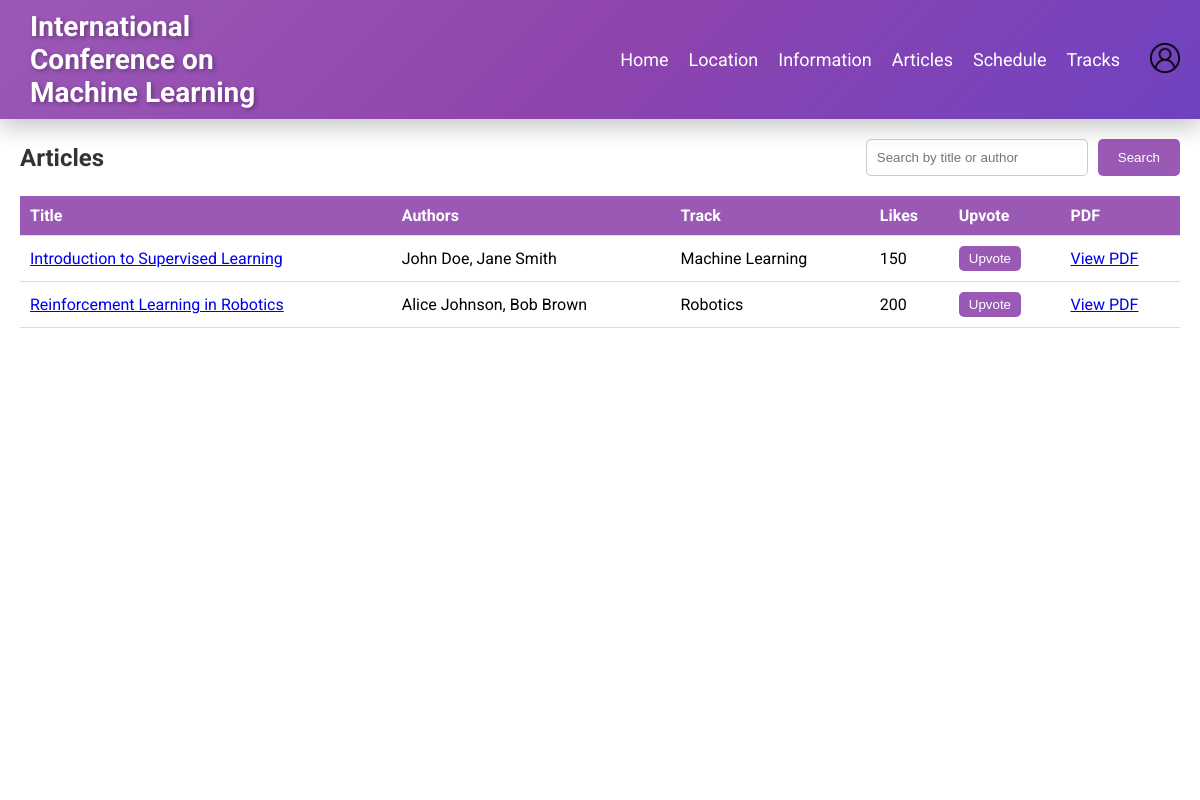
The app's page /articles.php, older data.
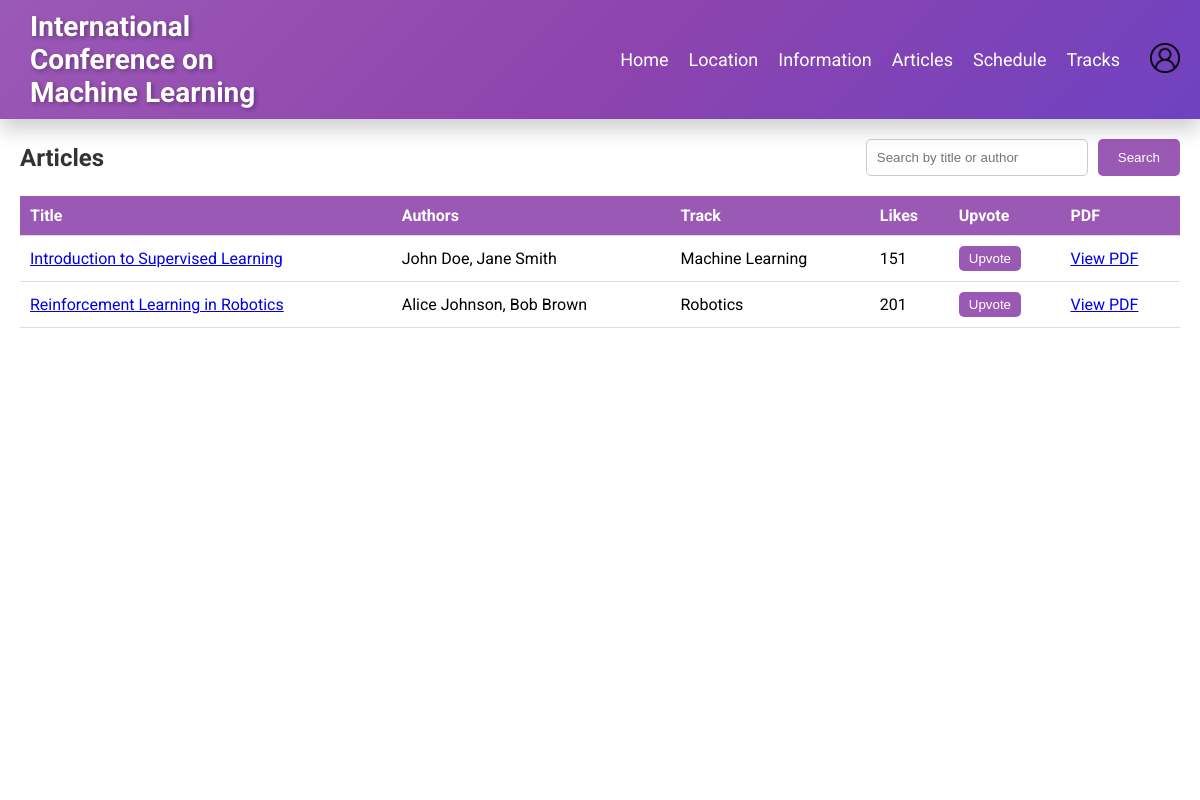
The same page, newer data.
### tables this page shows
CREATE TABLE `conference` (
  `id` int(11) NOT NULL,
  `name` varchar(255) NOT NULL,
  `location` varchar(255) NOT NULL,
  `start_date` date NOT NULL,
  `end_date` date NOT NULL,
  `inviting_paragraph` text DEFAULT NULL,
  `full_address` text NOT NULL DEFAULT '',
  `city` text NOT NULL DEFAULT '',
  `venue_name` text NOT NULL DEFAULT '',
  `venue_description` text NOT NULL DEFAULT '',
  `venue_contact` text NOT NULL DEFAULT '',
  `image_url` text NOT NULL DEFAULT '',
  `additional_info` text NOT NULL DEFAULT ''
);

CREATE TABLE `articles` (
  `id` int(11) NOT NULL,
  `track_id` int(11) NOT NULL,
  `title` varchar(255) NOT NULL,
  `authors` varchar(250) NOT NULL,
  `description` varchar(2000) DEFAULT NULL,
  `pdf_link` varchar(255) DEFAULT NULL,
  `likes` int(11) DEFAULT 0,
  `image_url` text DEFAULT NULL
);

CREATE TABLE `tracks` (
  `id` int(11) NOT NULL,
  `conference_id` int(11) NOT NULL,
  `name` varchar(255) NOT NULL,
  `description` text DEFAULT NULL
);

### articles.php (the view, shortened to what this page needs)
<?php
include 'config.php';
$conference = $conn->query("SELECT * FROM conference WHERE id = 1")->fetch_assoc();
$search_query = "";
$search_result = null;
if ($_SERVER['REQUEST_METHOD'] == 'POST') {
    $search_query = $_POST['search'];
    $stmt = $conn->prepare("SELECT articles.*, tracks.name AS track_name FROM articles
                            JOIN tracks ON articles.track_id = tracks.id
                            WHERE articles.title LIKE ? OR articles.authors LIKE ?");
    $search_term = "%" . $search_query . "%";
    $stmt->bind_param("ss", $search_term, $search_term);
    $stmt->execute();
    $search_result = $stmt->get_result();
} else {
    $search_result = $conn->query("SELECT articles.*, tracks.name AS track_name FROM articles
                                   JOIN tracks ON articles.track_id = tracks.id");
}
?>
<!DOCTYPE html>
<html lang="en">
<head>
    <link rel="stylesheet" href="css/styles.css">
</head>
<body>
    <div class="wrapper">
        <?php include 'header.php'; ?>
        <main>
            <div class="main-container">
                <div class="article-header">
                    <h2>Articles</h2>
                    <form action="articles.php" method="post" class="search-form">
                        <input type="text" name="search" placeholder="Search by title or author" value="<?php echo htmlspecialchars($search_query); ?>">
                        <input type="submit" value="Search">
                    </form>
                </div>
                <table>
                    <thead>
                        <tr>
                            <th>Title</th>
                            <th>Authors</th>
                            <th>Track</th>
                            <th>Likes</th>
                            <th>Upvote</th>
                            <th>PDF</th>
                        </tr>
                    </thead>
                    <tbody>
                        <?php while ($row = $search_result->fetch_assoc()): ?>
                        <tr>
                            <td><a href="article_detail.php?id=<?php echo $row['id']; ?>"><?php echo $row['title']; ?></a></td>
                            <td><?php echo $row['authors']; ?></td>
                            <td><?php echo $row['track_name']; ?></td>
                            <td id="likes-<?php echo $row['id']; ?>"><?php echo $row['likes']; ?></td>
                            <td><button class="upvote-btn" data-article-id="<?php echo $row['id']; ?>">Upvote</button></td>
                            <td><a href="<?php echo $row['pdf_link']; ?>" target="_blank">View PDF</a></td>
                        </tr>
                        <?php endwhile; ?>
                    </tbody>
                </table>
            </div>
        </main>
    </div>
</body>
</html>

### header.php (shortened to what this page needs)
<!DOCTYPE html>
<html lang="en">
<head>
    <link rel="stylesheet" href="css/styles.css">
</head>
<body>
    <header class="main-header">
        <div class="header-content">
            <div class="logo">
                <h1><?php echo isset($conference['name']) ? $conference['name'] : 'Conference'; ?></h1>
            </div>
            <nav>
                <ul>
                    <li><a href="index.php">Home</a></li>
                    <li><a href="location.php">Location</a></li>
                    <li><a href="info.php">Information</a></li>
                    <li><a href="articles.php">Articles</a></li>
                    <li><a href="schedule.php">Schedule</a></li>
                    <li><a href="tracks.php">Tracks</a></li>
                </ul>
                <div class="account-icon">
                    <a href="login.php"><img src="imgs/account-icon.png" alt="Account"></a>
                </div>
            </nav>
        </div>
    </header>

### css/styles.css (style rules this page uses)
body { font-family: 'Roboto', sans-serif; margin: 0; padding: 0; background-color: #f4f4f4; display: flex; flex-direction: column; min-height: 100vh; }
.wrapper { display: flex; flex-direction: column; flex: 1; }
header.main-header { background: linear-gradient(135deg, #9b59b6, #8e44ad, #6f42c1); color: white; padding: 10px 0; text-align: left; position: relative; box-shadow: 0 10px 20px rgba(0, 0, 0, 0.2); }
.header-content { display: flex; justify-content: space-between; align-items: center; padding: 0 20px; }
header .logo { flex: 1; }
header .logo h1 { font-size: 28px; margin: 0; padding-left: 10px; text-shadow: 2px 2px 4px rgba(0, 0, 0, 0.3); }
header nav { flex: 3; display: flex; justify-content: flex-end; }
header nav ul { list-style: none; padding: 0; margin: 0; display: flex; align-items: center; }
header nav ul li { margin: 0 10px; }
header nav ul li a { color: white; text-decoration: none; font-size: 18px; transition: color 0.3s, transform 0.3s; }
header .account-icon { margin-left: 20px; }
header .account-icon img { width: 30px; height: 30px; }
main { flex: 1; padding: 20px; background-color: white; box-shadow: 0 4px 6px rgba(0, 0, 0, 0.1); }
main { padding: 20px; }
.article-header { display: flex; justify-content: space-between; align-items: center; margin-bottom: 20px; }
.article-header h2 { margin: 0; color: #333; }
.search-form { display: flex; }
.search-form input[type="text"] { padding: 10px; border-radius: 5px; border: 1px solid #ccc; margin-right: 10px; width: 200px; }
.search-form input[type="submit"] { padding: 10px 20px; background-color: #9b59b6; color: white; border: none; border-radius: 5px; cursor: pointer; transition: background-color 0.3s; }
table { width: 100%; border-collapse: collapse; }
table thead { background-color: #f4f4f4; }
table th, table td { padding: 10px; text-align: left; border-bottom: 1px solid #ddd; }
table th { background-color: #9b59b6; color: white; }
.upvote-btn { padding: 5px 10px; background-color: #9b59b6; color: white; border: none; border-radius: 5px; cursor: pointer; transition: background-color 0.3s; }

Row changes from the older to the newer data that the page shows:
changed articles "Introduction to Supervised Learning": likes "150" → "151"
changed articles "Reinforcement Learning in Robotics": likes "200" → "201"
